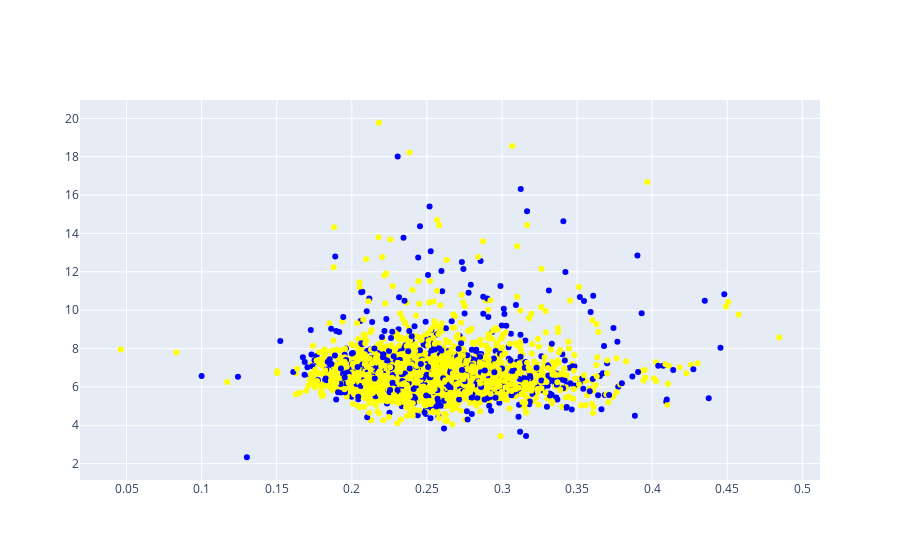

This figure's notebook cell:
### Code cell
import plotly.graph_objects as go
import plotly.express as px
from sklearn.preprocessing import StandardScaler

text_data = [
    f'{row.originalTitle}|{row.genre}|{row.production_region}|'
    f'{row.runtimeMinutes}|{row.writers}|{row.directors}|'
    f'{row.year}|{row.text_length}|{index}'
    for index, row in df.iterrows()
]

x = df.type_token_ratio
y = df.mean_sentence_length

fig = go.Figure(data=go.Scatter(x=x,
                                y=y,
                                mode='markers',
                                marker_color=single_genre,
                                text=text_data))


fig.show()

### Figure 1 — Plotly figure (JSON) as saved in the notebook; plotly's stock layout.template omitted (floating-point values rounded to 4 significant figures; data arrays with more than 128 entries replaced by an {"elided": "..."} marker saying what was removed)
{"data": [{"marker": {"color": {"elided": "3589 str values"}}, "mode": "markers", "text": {"elided": "3589 str values"}, "type": "scatter", "x": {"elided": "3589 float values"}, "y": {"elided": "3589 float values"}}], "layout": {}}
